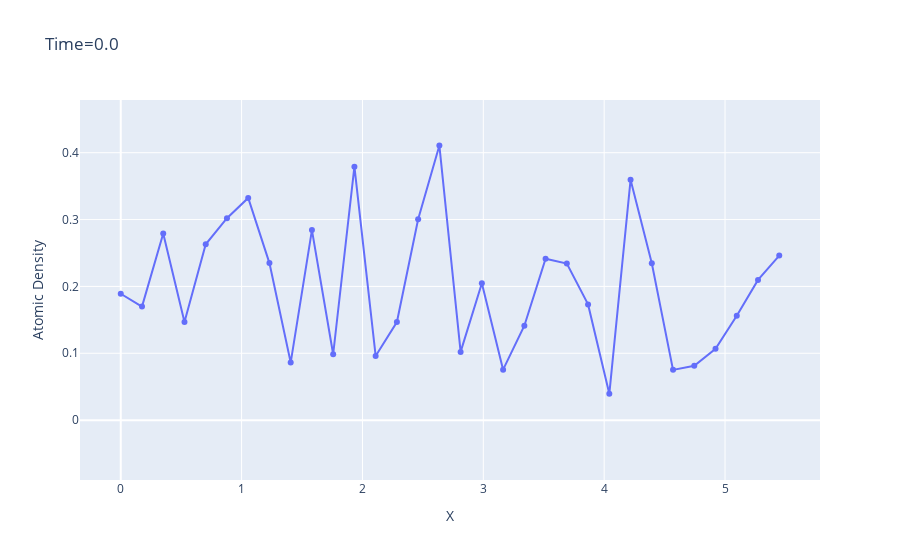
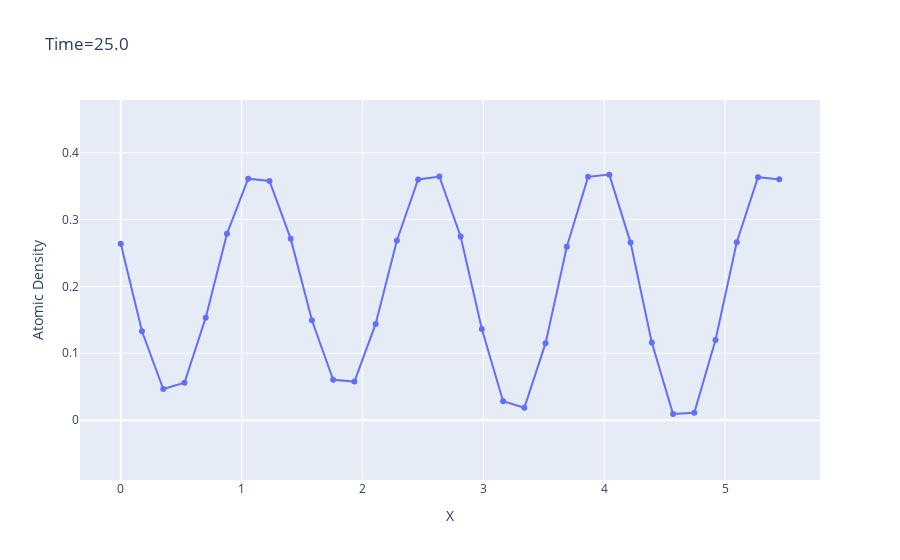
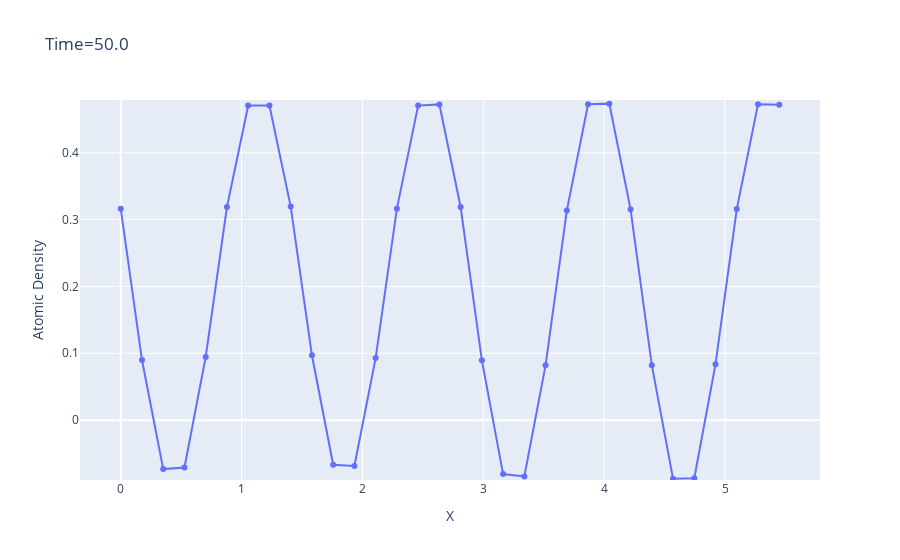
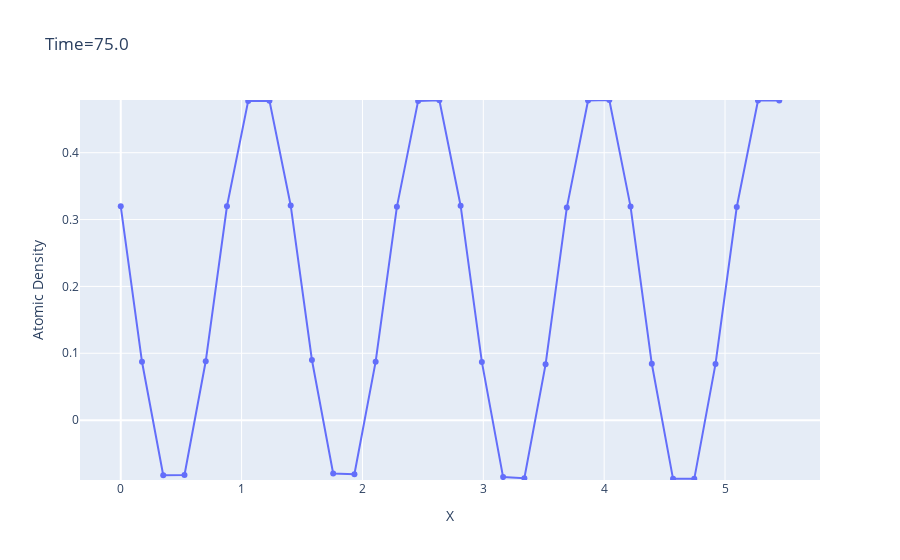

Here is the notebook cell these charts were saved with, in order:
### Code cell
import plotly.express as px

mArraySam = np.floor(np.linspace(0, mTotal - 1, 5)).astype(np.int)
tArraySam = tArray[mArraySam]
# Limit
# idxLast = mArray[-1]
# dataLast = data[:, idxLast]
ylim = [np.min(data), np.max(data)]
#
for m in mArraySam:
    t = tArray[m]
    fig = px.line(x=x, y=data[m, :], title=f"Time={t}", markers=True)
    fig.update_layout(
        xaxis_title="X", yaxis_title="Atomic Density", yaxis=dict(range=ylim)
    )

    fig.show()
    filePath = os.path.join(folderPath, f"profile_t_{t}.png")
    fig.write_image(filePath)

### Figure 1 — Plotly figure (JSON) as saved in the notebook; plotly's stock layout.template omitted (floating-point values rounded to 4 significant figures)
{"data": [{"hovertemplate": "x=%{x}<br>y=%{y}<extra></extra>", "legendgroup": "", "line": {"color": "#636efa", "dash": "solid"}, "marker": {"symbol": "circle"}, "mode": "lines+markers", "name": "", "orientation": "v", "showlegend": false, "type": "scatter", "x": [0, 0.1758, 0.3515, 0.5273, 0.7031, 0.8788, 1.055, 1.23, 1.406, 1.582, 1.758, 1.933, 2.109, 2.285, 2.461, 2.636, 2.812, 2.988, 3.164, 3.34, 3.515, 3.691, 3.867, 4.043, 4.218, 4.394, 4.57, 4.746, 4.921, 5.097, 5.273, 5.449], "xaxis": "x", "y": [0.189, 0.1698, 0.2791, 0.1468, 0.263, 0.3021, 0.3324, 0.2348, 0.08611, 0.2843, 0.09856, 0.3791, 0.09596, 0.1468, 0.3005, 0.4107, 0.1021, 0.2048, 0.07547, 0.1413, 0.2414, 0.2343, 0.1731, 0.03939, 0.3594, 0.2347, 0.0752, 0.08139, 0.1068, 0.1562, 0.2097, 0.2461], "yaxis": "y"}], "layout": {"legend": {"tracegroupgap": 0}, "title": {"text": "Time=0.0"}, "xaxis": {"anchor": "y", "domain": [0, 1], "title": {"text": "X"}}, "yaxis": {"anchor": "x", "domain": [0, 1], "range": [-0.08953, 0.4788], "title": {"text": "Atomic Density"}}}}

### Figure 2 — Plotly figure (JSON) as saved in the notebook; plotly's stock layout.template omitted (floating-point values rounded to 4 significant figures)
{"data": [{"hovertemplate": "x=%{x}<br>y=%{y}<extra></extra>", "legendgroup": "", "line": {"color": "#636efa", "dash": "solid"}, "marker": {"symbol": "circle"}, "mode": "lines+markers", "name": "", "orientation": "v", "showlegend": false, "type": "scatter", "x": [0, 0.1758, 0.3515, 0.5273, 0.7031, 0.8788, 1.055, 1.23, 1.406, 1.582, 1.758, 1.933, 2.109, 2.285, 2.461, 2.636, 2.812, 2.988, 3.164, 3.34, 3.515, 3.691, 3.867, 4.043, 4.218, 4.394, 4.57, 4.746, 4.921, 5.097, 5.273, 5.449], "xaxis": "x", "y": [0.2636, 0.1329, 0.04651, 0.05594, 0.1532, 0.2787, 0.3611, 0.3577, 0.2715, 0.1493, 0.06034, 0.0576, 0.1439, 0.2687, 0.3599, 0.3644, 0.2747, 0.1362, 0.02827, 0.01852, 0.1152, 0.2593, 0.3638, 0.3672, 0.2655, 0.1162, 0.009172, 0.01113, 0.1198, 0.2661, 0.3634, 0.3601], "yaxis": "y"}], "layout": {"legend": {"tracegroupgap": 0}, "title": {"text": "Time=25.0"}, "xaxis": {"anchor": "y", "domain": [0, 1], "title": {"text": "X"}}, "yaxis": {"anchor": "x", "domain": [0, 1], "range": [-0.08953, 0.4788], "title": {"text": "Atomic Density"}}}}

### Figure 3 — Plotly figure (JSON) as saved in the notebook; plotly's stock layout.template omitted (floating-point values rounded to 4 significant figures)
{"data": [{"hovertemplate": "x=%{x}<br>y=%{y}<extra></extra>", "legendgroup": "", "line": {"color": "#636efa", "dash": "solid"}, "marker": {"symbol": "circle"}, "mode": "lines+markers", "name": "", "orientation": "v", "showlegend": false, "type": "scatter", "x": [0, 0.1758, 0.3515, 0.5273, 0.7031, 0.8788, 1.055, 1.23, 1.406, 1.582, 1.758, 1.933, 2.109, 2.285, 2.461, 2.636, 2.812, 2.988, 3.164, 3.34, 3.515, 3.691, 3.867, 4.043, 4.218, 4.394, 4.57, 4.746, 4.921, 5.097, 5.273, 5.449], "xaxis": "x", "y": [0.3161, 0.08991, -0.07325, -0.07093, 0.09461, 0.3187, 0.4705, 0.4705, 0.3194, 0.09697, -0.0667, -0.06865, 0.09277, 0.3163, 0.4704, 0.4722, 0.3187, 0.08966, -0.08066, -0.08416, 0.0822, 0.3134, 0.4723, 0.4733, 0.3152, 0.08226, -0.08765, -0.08686, 0.08372, 0.3157, 0.4723, 0.4717], "yaxis": "y"}], "layout": {"legend": {"tracegroupgap": 0}, "title": {"text": "Time=50.0"}, "xaxis": {"anchor": "y", "domain": [0, 1], "title": {"text": "X"}}, "yaxis": {"anchor": "x", "domain": [0, 1], "range": [-0.08953, 0.4788], "title": {"text": "Atomic Density"}}}}

### Figure 4 — Plotly figure (JSON) as saved in the notebook; plotly's stock layout.template omitted (floating-point values rounded to 4 significant figures)
{"data": [{"hovertemplate": "x=%{x}<br>y=%{y}<extra></extra>", "legendgroup": "", "line": {"color": "#636efa", "dash": "solid"}, "marker": {"symbol": "circle"}, "mode": "lines+markers", "name": "", "orientation": "v", "showlegend": false, "type": "scatter", "x": [0, 0.1758, 0.3515, 0.5273, 0.7031, 0.8788, 1.055, 1.23, 1.406, 1.582, 1.758, 1.933, 2.109, 2.285, 2.461, 2.636, 2.812, 2.988, 3.164, 3.34, 3.515, 3.691, 3.867, 4.043, 4.218, 4.394, 4.57, 4.746, 4.921, 5.097, 5.273, 5.449], "xaxis": "x", "y": [0.3198, 0.08727, -0.08233, -0.08189, 0.08803, 0.3199, 0.4774, 0.4778, 0.3211, 0.08999, -0.07978, -0.08092, 0.08747, 0.319, 0.4774, 0.4784, 0.3207, 0.08705, -0.08518, -0.08682, 0.08347, 0.3179, 0.4781, 0.4788, 0.3194, 0.08431, -0.08775, -0.08782, 0.08401, 0.3187, 0.4781, 0.4782], "yaxis": "y"}], "layout": {"legend": {"tracegroupgap": 0}, "title": {"text": "Time=75.0"}, "xaxis": {"anchor": "y", "domain": [0, 1], "title": {"text": "X"}}, "yaxis": {"anchor": "x", "domain": [0, 1], "range": [-0.08953, 0.4788], "title": {"text": "Atomic Density"}}}}
